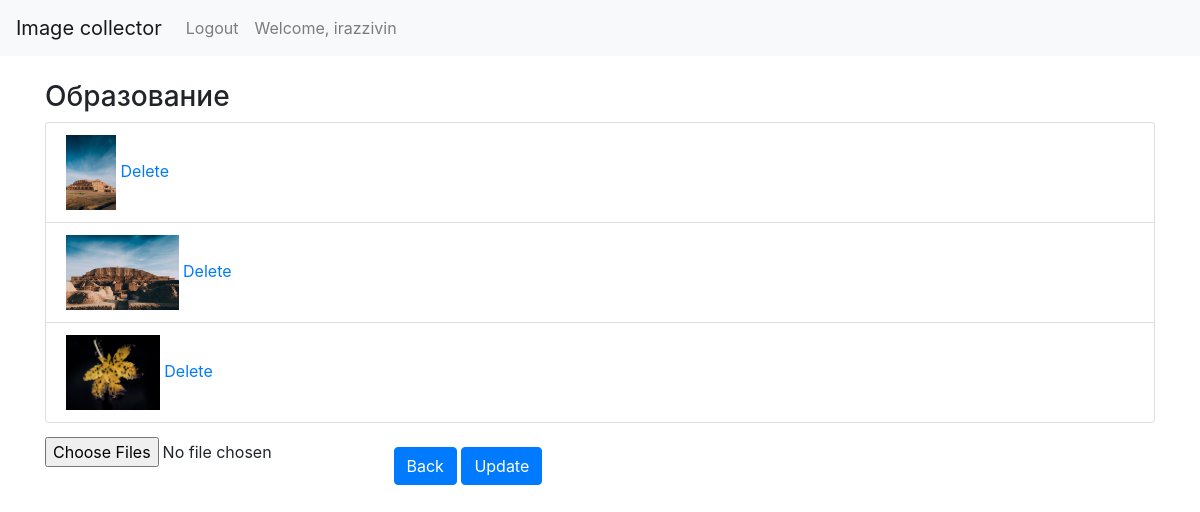
Before: /24/ (signed in) with the older database file.
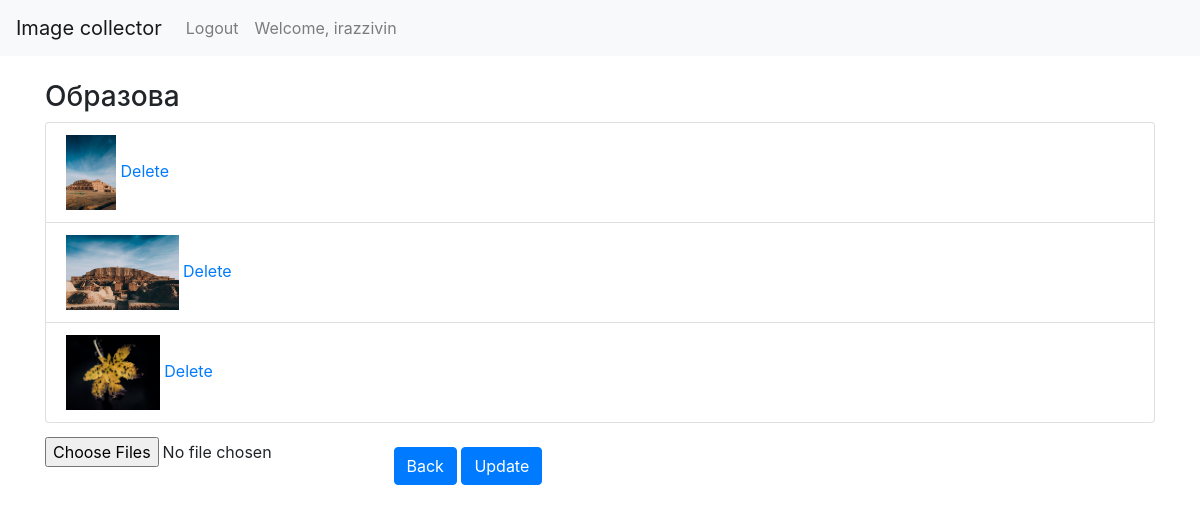
After: the same page with the newer database file.
### posts/models.py (models this page shows, shortened)
class Post(models.Model):
    title = models.CharField(max_length=250)
    description = models.TextField()

class PostImage(models.Model):
    post = models.ForeignKey(Post, default=None, on_delete=models.CASCADE)
    images = models.FileField(upload_to = 'images/')

### posts/views.py (the view)
# urls.py: path('<int:id>/', views.detail_view, name='detail'),
def detail_view(request, id):
    post = get_object_or_404(Post, id=id)
    photos = PostImage.objects.filter(post=post)
    if request.user.is_authenticated:
        return render(request, 'gallery-view.html', {
            'post':post,
            'photos':photos
        })
    else:
        return render(request, 'detail.html', {
        'post':post,
        'photos':photos
        })

### templates/gallery-view.html (shortened to what this page needs)
{% extends 'base.html' %}
{% block content %}
<div id="carousel-example-1z" class="carousel slide carousel-fade" data-ride="carousel">
    <h3>{{ post.title}}</h3>
    <ul class="list-group">
      {% for p in photos %}
      <li class="list-group-item"><img src="{{p.images.url}}" height="75" >
      <a href="{% url 'delete_image' p.id %}">Delete</a></li>
      {% endfor %}
    </ul>
    <input type="file" multiple>
<a href='{% url "blog" %}'>
    <button type="button" class="btn btn-primary mt-4">Back</button>
</a>
<button type="button" id="saveBtn" class="btn btn-primary mt-4">Update</button>
  </div>
  {% endblock %}

### templates/base.html (shortened to what this page needs)
<!DOCTYPE html>
<html lang="en">
<head>
    <link rel="stylesheet" href="https://stackpath.bootstrapcdn.com/bootstrap/4.4.1/css/bootstrap.min.css">
    <link href="https://unpkg.com/filepond/dist/filepond.css" rel="stylesheet">
</head>
<nav class="navbar navbar-expand-lg navbar-light bg-light">
    <a class="navbar-brand" href="#">Image collector</a>
    <div class="collapse navbar-collapse" id="navbarText">
      <ul class="navbar-nav mr-auto">
        {% if user.is_authenticated %}
        <li class="nav-item">
          <a class="nav-link" href="/logout">Logout</a>
        </li>
        <li class="nav-item">
          <a class="nav-link" href="#">Welcome, {{user.username}}</a>
        </li>
        {% else %}
        <li class="nav-item">
          <a class="nav-link" href="/login">Login</a>
        </li>
        {% endif %}
      </ul>
    </div>
  </nav>
<body>
    <div class="container py-4">
        {% block content %}
        {% endblock %}
    </div>
</body>
</html>

Changed rows visible on the page:
changed Post: title "Образование" → "Образова"
